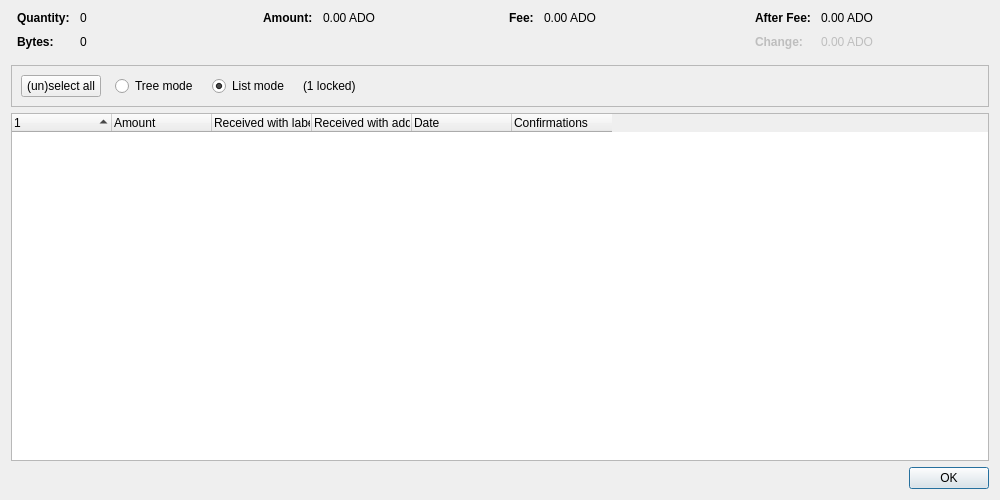
<?xml version="1.0" encoding="UTF-8"?>
<ui version="4.0">
 <class>CoinControlDialog</class>
 <widget class="QDialog" name="CoinControlDialog">
  <property name="geometry">
   <rect>
    <x>0</x>
    <y>0</y>
    <width>1000</width>
    <height>500</height>
   </rect>
  </property>
  <property name="windowTitle">
   <string>Coin Selection</string>
  </property>
  <layout class="QVBoxLayout" name="verticalLayout">
   <item>
    <layout class="QHBoxLayout" name="horizontalLayoutTop" stretch="0,0,0,0">
     <property name="topMargin">
      <number>0</number>
     </property>
     <property name="bottomMargin">
      <number>10</number>
     </property>
     <item>
      <layout class="QFormLayout" name="formLayoutCoinControl1">
       <property name="labelAlignment">
        <set>Qt::AlignLeft|Qt::AlignVCenter</set>
       </property>
       <property name="horizontalSpacing">
        <number>10</number>
       </property>
       <property name="verticalSpacing">
        <number>10</number>
       </property>
       <property name="leftMargin">
        <number>6</number>
       </property>
       <property name="rightMargin">
        <number>6</number>
       </property>
       <item row="0" column="0">
        <widget class="QLabel" name="labelCoinControlQuantityText">
         <property name="font">
          <font>
           <weight>75</weight>
           <bold>true</bold>
          </font>
         </property>
         <property name="text">
          <string>Quantity:</string>
         </property>
        </widget>
       </item>
       <item row="0" column="1">
        <widget class="QLabel" name="labelCoinControlQuantity">
         <property name="cursor">
          <cursorShape>IBeamCursor</cursorShape>
         </property>
         <property name="contextMenuPolicy">
          <enum>Qt::ActionsContextMenu</enum>
         </property>
         <property name="text">
          <string notr="true">0</string>
         </property>
         <property name="textInteractionFlags">
          <set>Qt::LinksAccessibleByMouse|Qt::TextSelectableByKeyboard|Qt::TextSelectableByMouse</set>
         </property>
        </widget>
       </item>
       <item row="1" column="0">
        <widget class="QLabel" name="labelCoinControlBytesText">
         <property name="font">
          <font>
           <weight>75</weight>
           <bold>true</bold>
          </font>
         </property>
         <property name="text">
          <string>Bytes:</string>
         </property>
        </widget>
       </item>
       <item row="1" column="1">
        <widget class="QLabel" name="labelCoinControlBytes">
         <property name="cursor">
          <cursorShape>IBeamCursor</cursorShape>
         </property>
         <property name="contextMenuPolicy">
          <enum>Qt::ActionsContextMenu</enum>
         </property>
         <property name="text">
          <string notr="true">0</string>
         </property>
         <property name="textInteractionFlags">
          <set>Qt::LinksAccessibleByMouse|Qt::TextSelectableByKeyboard|Qt::TextSelectableByMouse</set>
         </property>
        </widget>
       </item>
      </layout>
     </item>
     <item>
      <layout class="QFormLayout" name="formLayoutCoinControl2">
       <property name="horizontalSpacing">
        <number>10</number>
       </property>
       <property name="verticalSpacing">
        <number>10</number>
       </property>
       <property name="leftMargin">
        <number>6</number>
       </property>
       <property name="rightMargin">
        <number>6</number>
       </property>
       <item row="0" column="0">
        <widget class="QLabel" name="labelCoinControlAmountText">
         <property name="font">
          <font>
           <weight>75</weight>
           <bold>true</bold>
          </font>
         </property>
         <property name="text">
          <string>Amount:</string>
         </property>
        </widget>
       </item>
       <item row="0" column="1">
        <widget class="QLabel" name="labelCoinControlAmount">
         <property name="cursor">
          <cursorShape>IBeamCursor</cursorShape>
         </property>
         <property name="contextMenuPolicy">
          <enum>Qt::ActionsContextMenu</enum>
         </property>
         <property name="text">
          <string notr="true">0.00 ADO</string>
         </property>
         <property name="textInteractionFlags">
          <set>Qt::LinksAccessibleByMouse|Qt::TextSelectableByKeyboard|Qt::TextSelectableByMouse</set>
         </property>
        </widget>
       </item>
      </layout>
     </item>
     <item>
      <layout class="QFormLayout" name="formLayoutCoinControl3">
       <property name="horizontalSpacing">
        <number>10</number>
       </property>
       <property name="verticalSpacing">
        <number>10</number>
       </property>
       <property name="leftMargin">
        <number>6</number>
       </property>
       <property name="rightMargin">
        <number>6</number>
       </property>
       <item row="0" column="0">
        <widget class="QLabel" name="labelCoinControlFeeText">
         <property name="font">
          <font>
           <weight>75</weight>
           <bold>true</bold>
          </font>
         </property>
         <property name="text">
          <string>Fee:</string>
         </property>
        </widget>
       </item>
       <item row="0" column="1">
        <widget class="QLabel" name="labelCoinControlFee">
         <property name="cursor">
          <cursorShape>IBeamCursor</cursorShape>
         </property>
         <property name="contextMenuPolicy">
          <enum>Qt::ActionsContextMenu</enum>
         </property>
         <property name="text">
          <string notr="true">0.00 ADO</string>
         </property>
         <property name="textInteractionFlags">
          <set>Qt::LinksAccessibleByMouse|Qt::TextSelectableByKeyboard|Qt::TextSelectableByMouse</set>
         </property>
        </widget>
       </item>
      </layout>
     </item>
     <item>
      <layout class="QFormLayout" name="formLayoutCoinControl4">
       <property name="labelAlignment">
        <set>Qt::AlignLeft|Qt::AlignVCenter</set>
       </property>
       <property name="horizontalSpacing">
        <number>10</number>
       </property>
       <property name="verticalSpacing">
        <number>10</number>
       </property>
       <property name="leftMargin">
        <number>6</number>
       </property>
       <property name="rightMargin">
        <number>6</number>
       </property>
       <item row="0" column="0">
        <widget class="QLabel" name="labelCoinControlAfterFeeText">
         <property name="font">
          <font>
           <weight>75</weight>
           <bold>true</bold>
          </font>
         </property>
         <property name="text">
          <string>After Fee:</string>
         </property>
        </widget>
       </item>
       <item row="0" column="1">
        <widget class="QLabel" name="labelCoinControlAfterFee">
         <property name="cursor">
          <cursorShape>IBeamCursor</cursorShape>
         </property>
         <property name="contextMenuPolicy">
          <enum>Qt::ActionsContextMenu</enum>
         </property>
         <property name="text">
          <string notr="true">0.00 ADO</string>
         </property>
         <property name="textInteractionFlags">
          <set>Qt::LinksAccessibleByMouse|Qt::TextSelectableByKeyboard|Qt::TextSelectableByMouse</set>
         </property>
        </widget>
       </item>
       <item row="1" column="0">
        <widget class="QLabel" name="labelCoinControlChangeText">
         <property name="enabled">
          <bool>false</bool>
         </property>
         <property name="font">
          <font>
           <weight>75</weight>
           <bold>true</bold>
          </font>
         </property>
         <property name="text">
          <string>Change:</string>
         </property>
        </widget>
       </item>
       <item row="1" column="1">
        <widget class="QLabel" name="labelCoinControlChange">
         <property name="enabled">
          <bool>false</bool>
         </property>
         <property name="cursor">
          <cursorShape>IBeamCursor</cursorShape>
         </property>
         <property name="contextMenuPolicy">
          <enum>Qt::ActionsContextMenu</enum>
         </property>
         <property name="text">
          <string notr="true">0.00 ADO</string>
         </property>
         <property name="textInteractionFlags">
          <set>Qt::LinksAccessibleByMouse|Qt::TextSelectableByKeyboard|Qt::TextSelectableByMouse</set>
         </property>
        </widget>
       </item>
      </layout>
     </item>
    </layout>
   </item>
   <item>
    <widget class="QFrame" name="frame">
     <property name="minimumSize">
      <size>
       <width>0</width>
       <height>40</height>
      </size>
     </property>
     <property name="frameShape">
      <enum>QFrame::StyledPanel</enum>
     </property>
     <property name="frameShadow">
      <enum>QFrame::Sunken</enum>
     </property>
     <layout class="QHBoxLayout" name="horizontalLayout">
      <item>
       <layout class="QHBoxLayout" name="horizontalLayoutPanel" stretch="0,0,0,0,0">
        <property name="spacing">
         <number>14</number>
        </property>
        <item>
         <widget class="QPushButton" name="pushButtonSelectAll">
          <property name="sizePolicy">
           <sizepolicy hsizetype="Maximum" vsizetype="Fixed">
            <horstretch>0</horstretch>
            <verstretch>0</verstretch>
           </sizepolicy>
          </property>
          <property name="text">
           <string>(un)select all</string>
          </property>
          <property name="autoDefault">
           <bool>false</bool>
          </property>
         </widget>
        </item>
        <item>
         <widget class="QRadioButton" name="radioTreeMode">
          <property name="sizePolicy">
           <sizepolicy hsizetype="Maximum" vsizetype="Fixed">
            <horstretch>0</horstretch>
            <verstretch>0</verstretch>
           </sizepolicy>
          </property>
          <property name="text">
           <string>Tree mode</string>
          </property>
         </widget>
        </item>
        <item>
         <widget class="QRadioButton" name="radioListMode">
          <property name="sizePolicy">
           <sizepolicy hsizetype="Maximum" vsizetype="Fixed">
            <horstretch>0</horstretch>
            <verstretch>0</verstretch>
           </sizepolicy>
          </property>
          <property name="text">
           <string>List mode</string>
          </property>
          <property name="checked">
           <bool>true</bool>
          </property>
         </widget>
        </item>
        <item>
         <widget class="QLabel" name="labelLocked">
          <property name="text">
           <string notr="true">(1 locked)</string>
          </property>
         </widget>
        </item>
        <item>
         <spacer name="horizontalSpacer">
          <property name="orientation">
           <enum>Qt::Horizontal</enum>
          </property>
          <property name="sizeHint" stdset="0">
           <size>
            <width>40</width>
            <height>20</height>
           </size>
          </property>
         </spacer>
        </item>
       </layout>
      </item>
     </layout>
    </widget>
   </item>
   <item>
    <widget class="CoinControlTreeWidget" name="treeWidget">
     <property name="contextMenuPolicy">
      <enum>Qt::CustomContextMenu</enum>
     </property>
     <property name="sortingEnabled">
      <bool>false</bool>
     </property>
     <property name="columnCount">
      <number>6</number>
     </property>
     <attribute name="headerShowSortIndicator" stdset="0">
      <bool>true</bool>
     </attribute>
     <attribute name="headerStretchLastSection">
      <bool>false</bool>
     </attribute>
     <column>
      <property name="text">
       <string/>
      </property>
     </column>
     <column>
      <property name="text">
       <string>Amount</string>
      </property>
     </column>
     <column>
      <property name="text">
       <string>Received with label</string>
      </property>
     </column>
     <column>
      <property name="text">
       <string>Received with address</string>
      </property>
     </column>
     <column>
      <property name="text">
       <string>Date</string>
      </property>
     </column>
     <column>
      <property name="text">
       <string>Confirmations</string>
      </property>
      <property name="toolTip">
       <string>Confirmed</string>
      </property>
     </column>
     <column>
      <property name="text">
       <string/>
      </property>
     </column>
     <column>
      <property name="text">
       <string/>
      </property>
     </column>
     <column>
      <property name="text">
       <string/>
      </property>
     </column>
     <column>
      <property name="text">
       <string/>
      </property>
     </column>
    </widget>
   </item>
   <item>
    <widget class="QDialogButtonBox" name="buttonBox">
     <property name="orientation">
      <enum>Qt::Horizontal</enum>
     </property>
     <property name="standardButtons">
      <set>QDialogButtonBox::Ok</set>
     </property>
    </widget>
   </item>
  </layout>
 </widget>
 <customwidgets>
  <customwidget>
   <class>CoinControlTreeWidget</class>
   <extends>QTreeWidget</extends>
   <header>qt/coincontroltreewidget.h</header>
  </customwidget>
 </customwidgets>
 <resources/>
 <connections/>
</ui>
